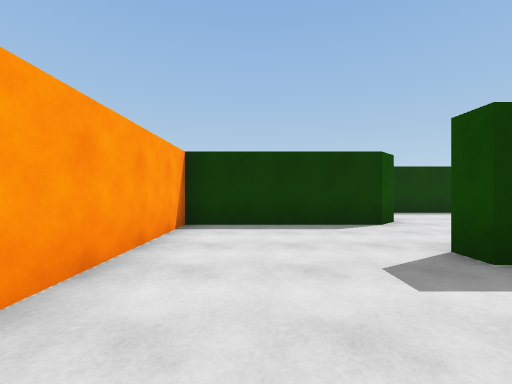
View 1 (above)

23 first-person views from a walk through a scene from a Unity 3-D project. The camera is 1.3 m above the floor, looks level and sees 90° across. The floor is counted in squares, 2 m on a side. Each view is taken from the middle of a square. On the plan, view 1 faces up. The plan holds only what a view shows up to about 9 squares ahead; the rest is blank.

View 2
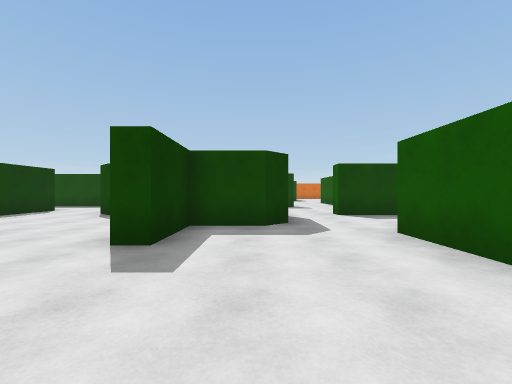

View 3
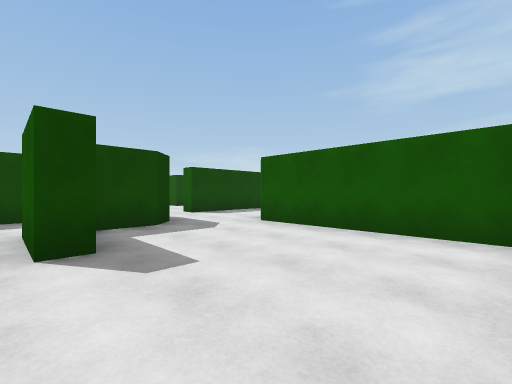

View 4
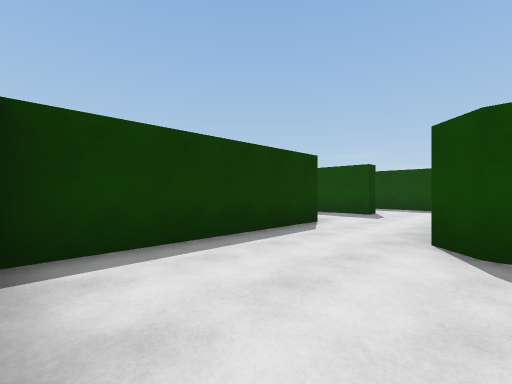

View 5
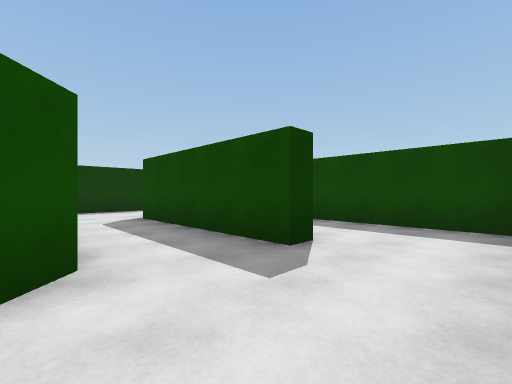

View 6
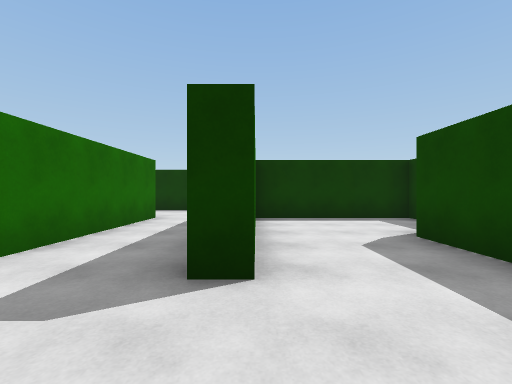

View 7
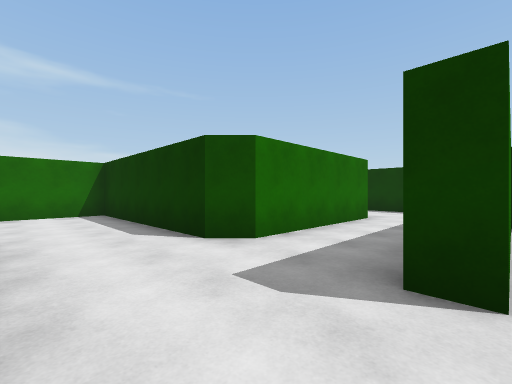

View 8
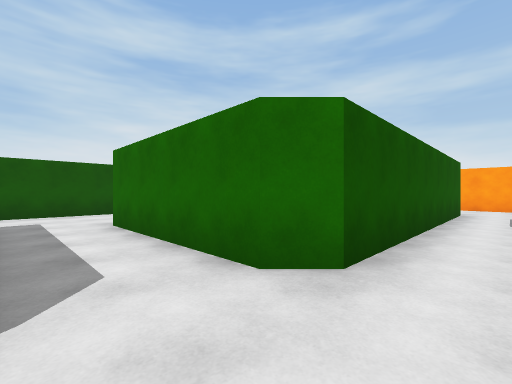

View 9
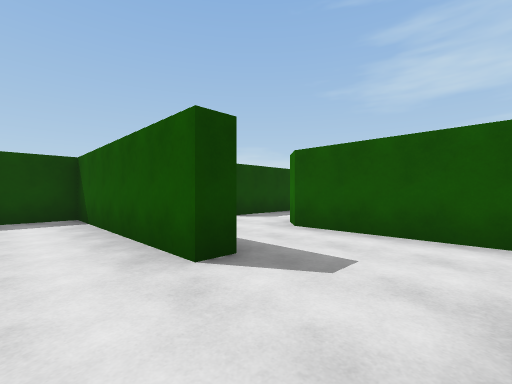

View 10
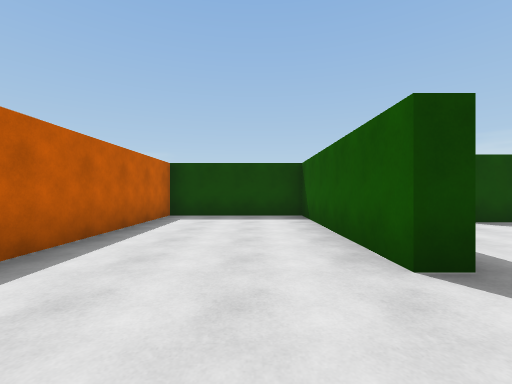

View 11
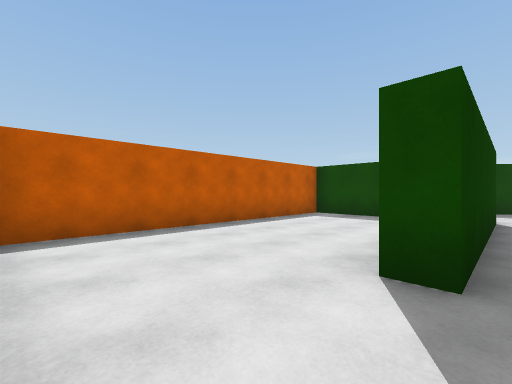

View 12
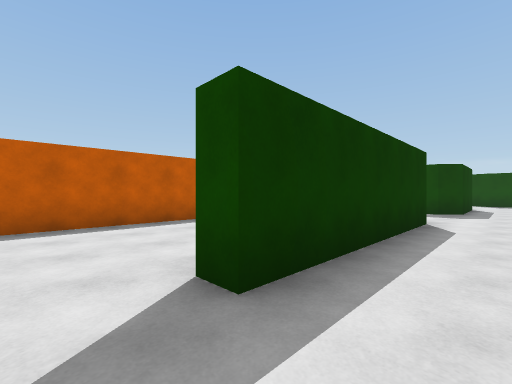

View 13
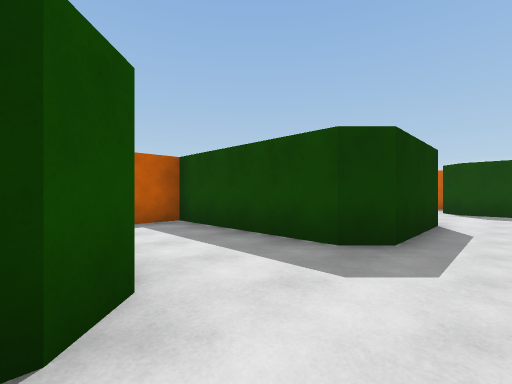

View 14
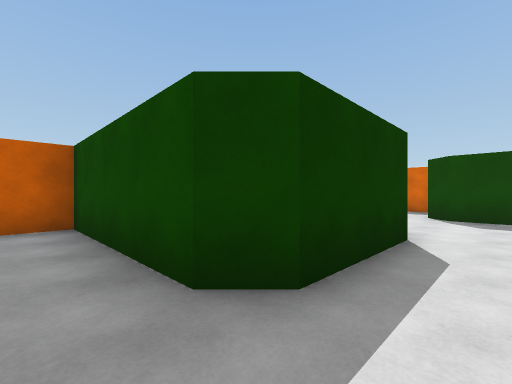

View 15
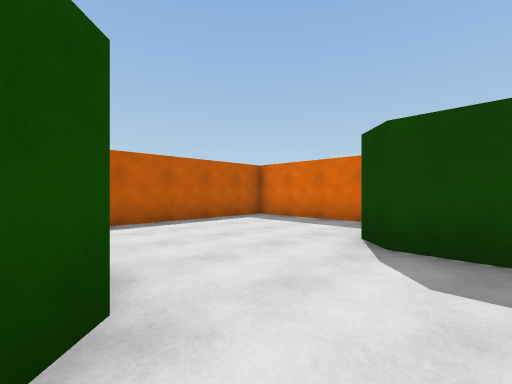

View 16
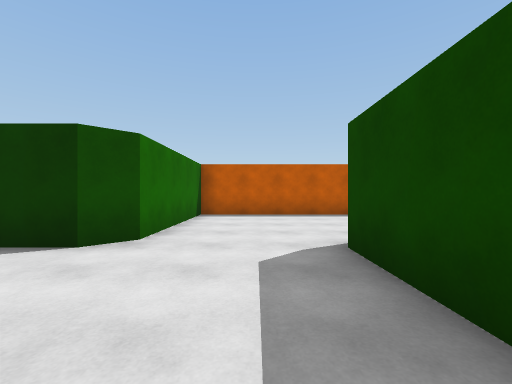

View 17
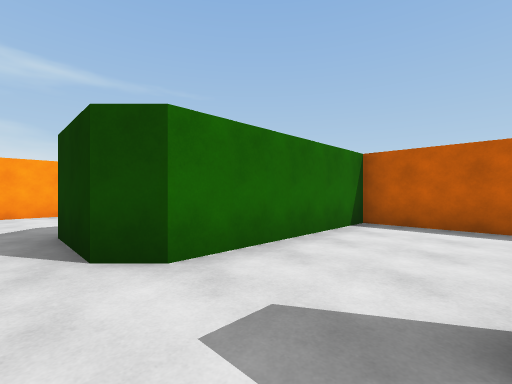

View 18
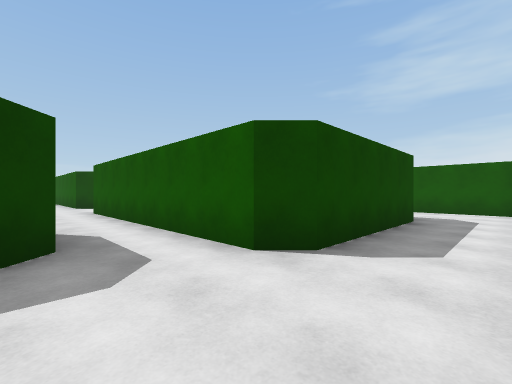

View 19
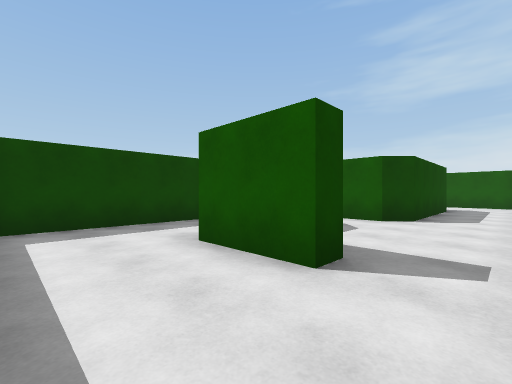

View 20
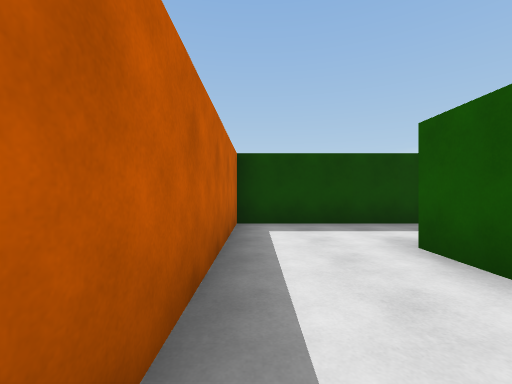

View 21
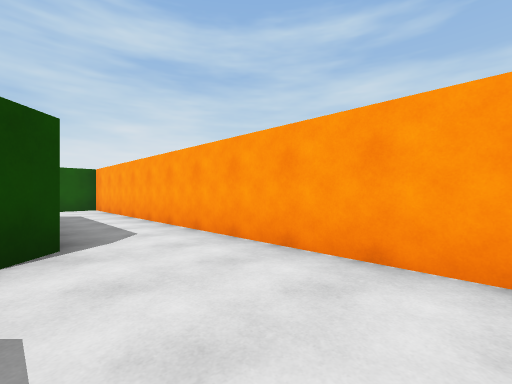

View 22
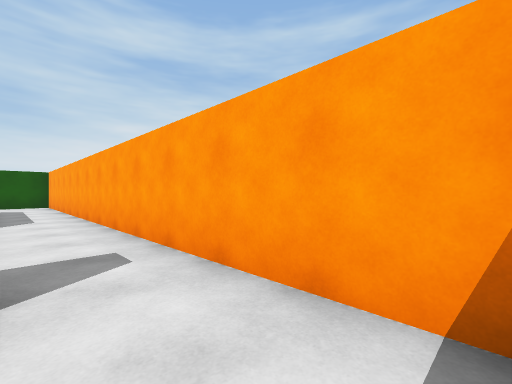

View 23
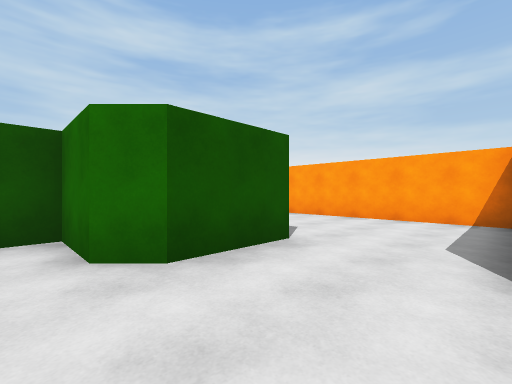

### Floor plan
Key: @ floor where view 1 was taken; # wall or solid block; . floor.
Columns run from 2 left of view 1 to 24 right of it. Each row starts with its distance up from view 1.
 20 ############### ##  #######
 19 #.....#.......# .#  #.....#
 18 #.....#.......#..#  #.....#
 17 #..##.#.......#..#  #.....#
 16 #...#.#......##..## #.....#
 15 #...###...####....###..##
 14 #......................#
 13 #..########..#####   ..#
 12 #..#      #..#...#    .
 11 #..#      #..#...
 10 #..#      #..#.#
  9 #..#      #..#.#
  8 #..########..#.#
  7 #... #.........#
  6 #...##.........#
  5 #####...#####
  4 #.......#
  3 #.......#
  2 #....##.
  1 #.....#.
  0 #.@...##
 -1  ........
 -2  #####..#
 -3        .#

Where each view was taken, in squares from view 1:
view 1: 0 up, 0 right, facing up
view 2: 1 up, 1 left, facing right
view 3: 3 up, 1 left, facing down-right
view 4: 5 up, 3 right, facing up-right
view 5: 6 up, 8 right, facing up-right
view 6: 6 up, 11 right, facing up
view 7: 6 up, 11 right, facing up-left
view 8: 14 up, 10 right, facing down-left
view 9: 17 up, 5 right, facing down-right
view 10: 17 up, 5 right, facing right
view 11: 15 up, 5 right, facing up-right
view 12: 14 up, 6 right, facing up-right
view 13: 14 up, 12 right, facing up-right
view 14: 14 up, 14 right, facing up-right
view 15: 14 up, 18 right, facing up-right
view 16: 12 up, 20 right, facing up
view 17: 14 up, 7 right, facing up-left
view 18: 15 up, 1 left, facing down-right
view 19: 19 up, 1 left, facing down-right
view 20: 19 up, 1 left, facing right
view 21: 16 up, 1 right, facing down-left
view 22: 19 up, 0 right, facing down-left
view 23: 5 up, 5 right, facing down-left
